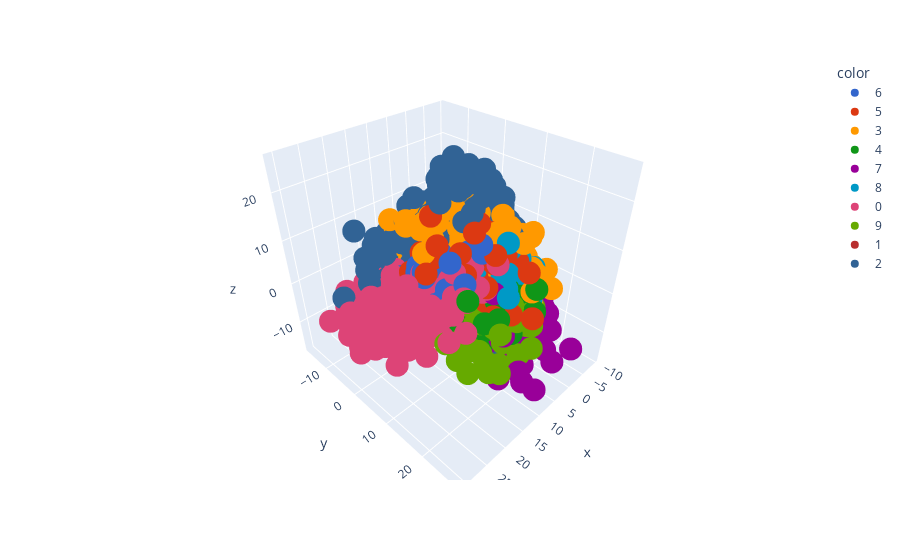

The notebook cell saved with this chart:
### Code cell
import plotly.express as px
y_train_trf=y_train.astype(str)
fig=px.scatter_3d(x=X_train_trf[:,0],y=X_train_trf[:,1],z=X_train_trf[:,2],color=y_train_trf,color_discrete_sequence=px.colors.qualitative.G10)
fig.show()

### Figure 1 — Plotly figure (JSON) as saved in the notebook; plotly's stock layout.template omitted (floating-point values rounded to 4 significant figures; data arrays with more than 128 entries replaced by an {"elided": "..."} marker saying what was removed)
{"data": [{"hovertemplate": "color=6<br>x=%{x}<br>y=%{y}<br>z=%{z}<extra></extra>", "legendgroup": "6", "marker": {"color": "#3366CC", "symbol": "circle"}, "mode": "markers", "name": "6", "scene": "scene", "showlegend": true, "type": "scatter3d", "x": {"elided": "3352 float values"}, "y": {"elided": "3352 float values"}, "z": {"elided": "3352 float values"}}, {"hovertemplate": "color=5<br>x=%{x}<br>y=%{y}<br>z=%{z}<extra></extra>", "legendgroup": "5", "marker": {"color": "#DC3912", "symbol": "circle"}, "mode": "markers", "name": "5", "scene": "scene", "showlegend": true, "type": "scatter3d", "x": {"elided": "3093 float values"}, "y": {"elided": "3093 float values"}, "z": {"elided": "3093 float values"}}, {"hovertemplate": "color=3<br>x=%{x}<br>y=%{y}<br>z=%{z}<extra></extra>", "legendgroup": "3", "marker": {"color": "#FF9900", "symbol": "circle"}, "mode": "markers", "name": "3", "scene": "scene", "showlegend": true, "type": "scatter3d", "x": {"elided": "3414 float values"}, "y": {"elided": "3414 float values"}, "z": {"elided": "3414 float values"}}, {"hovertemplate": "color=4<br>x=%{x}<br>y=%{y}<br>z=%{z}<extra></extra>", "legendgroup": "4", "marker": {"color": "#109618", "symbol": "circle"}, "mode": "markers", "name": "4", "scene": "scene", "showlegend": true, "type": "scatter3d", "x": {"elided": "3233 float values"}, "y": {"elided": "3233 float values"}, "z": {"elided": "3233 float values"}}, {"hovertemplate": "color=7<br>x=%{x}<br>y=%{y}<br>z=%{z}<extra></extra>", "legendgroup": "7", "marker": {"color": "#990099", "symbol": "circle"}, "mode": "markers", "name": "7", "scene": "scene", "showlegend": true, "type": "scatter3d", "x": {"elided": "3508 float values"}, "y": {"elided": "3508 float values"}, "z": {"elided": "3508 float values"}}, {"hovertemplate": "color=8<br>x=%{x}<br>y=%{y}<br>z=%{z}<extra></extra>", "legendgroup": "8", "marker": {"color": "#0099C6", "symbol": "circle"}, "mode": "markers", "name": "8", "scene": "scene", "showlegend": true, "type": "scatter3d", "x": {"elided": "3228 float values"}, "y": {"elided": "3228 float values"}, "z": {"elided": "3228 float values"}}, {"hovertemplate": "color=0<br>x=%{x}<br>y=%{y}<br>z=%{z}<extra></extra>", "legendgroup": "0", "marker": {"color": "#DD4477", "symbol": "circle"}, "mode": "markers", "name": "0", "scene": "scene", "showlegend": true, "type": "scatter3d", "x": {"elided": "3316 float values"}, "y": {"elided": "3316 float values"}, "z": {"elided": "3316 float values"}}, {"hovertemplate": "color=9<br>x=%{x}<br>y=%{y}<br>z=%{z}<extra></extra>", "legendgroup": "9", "marker": {"color": "#66AA00", "symbol": "circle"}, "mode": "markers", "name": "9", "scene": "scene", "showlegend": true, "type": "scatter3d", "x": {"elided": "3350 float values"}, "y": {"elided": "3350 float values"}, "z": {"elided": "3350 float values"}}, {"hovertemplate": "color=1<br>x=%{x}<br>y=%{y}<br>z=%{z}<extra></extra>", "legendgroup": "1", "marker": {"color": "#B82E2E", "symbol": "circle"}, "mode": "markers", "name": "1", "scene": "scene", "showlegend": true, "type": "scatter3d", "x": {"elided": "3775 float values"}, "y": {"elided": "3775 float values"}, "z": {"elided": "3775 float values"}}, {"hovertemplate": "color=2<br>x=%{x}<br>y=%{y}<br>z=%{z}<extra></extra>", "legendgroup": "2", "marker": {"color": "#316395", "symbol": "circle"}, "mode": "markers", "name": "2", "scene": "scene", "showlegend": true, "type": "scatter3d", "x": {"elided": "3331 float values"}, "y": {"elided": "3331 float values"}, "z": {"elided": "3331 float values"}}], "layout": {"legend": {"title": {"text": "color"}, "tracegroupgap": 0}, "margin": {"t": 60}, "scene": {"domain": {"x": [0, 1], "y": [0, 1]}, "xaxis": {"title": {"text": "x"}}, "yaxis": {"title": {"text": "y"}}, "zaxis": {"title": {"text": "z"}}}}}
